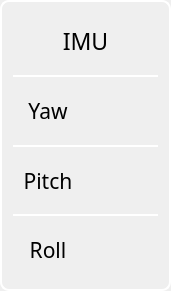
     <widget class="QGroupBox" name="IMU_Group">
      <property name="geometry">
       <rect>
        <x>340</x>
        <y>70</y>
        <width>171</width>
        <height>291</height>
       </rect>
      </property>
      <property name="styleSheet">
       <string notr="true">border: 2px solid white;
border-radius: 9px;</string>
      </property>
      <layout class="QVBoxLayout" name="verticalLayout_9">
       <item>
        <widget class="QLabel" name="label_18">
         <property name="maximumSize">
          <size>
           <width>16777215</width>
           <height>60</height>
          </size>
         </property>
         <property name="font">
          <font>
           <family>Sitka Text</family>
           <pointsize>17</pointsize>
           <weight>9</weight>
           <italic>false</italic>
           <bold>false</bold>
          </font>
         </property>
         <property name="layoutDirection">
          <enum>Qt::LeftToRight</enum>
         </property>
         <property name="styleSheet">
          <string notr="true">font: 75 17pt &quot;Sitka Text&quot;;



border-top: 0px solid white;
border-left: 0px solid white;
border-right: 0px solid white;
border-bottom: 0px solid white;


</string>
         </property>
         <property name="text">
          <string>IMU</string>
         </property>
         <property name="alignment">
          <set>Qt::AlignCenter</set>
         </property>
        </widget>
       </item>
       <item>
        <widget class="QLabel" name="label_19">
         <property name="maximumSize">
          <size>
           <width>16777215</width>
           <height>2</height>
          </size>
         </property>
         <property name="text">
          <string/>
         </property>
        </widget>
       </item>
       <item>
        <layout class="QGridLayout" name="Yaw">
         <item row="0" column="0">
          <widget class="QLabel" name="YawLabel">
           <property name="font">
            <font>
             <family>Sitka Text</family>
             <pointsize>16</pointsize>
             <weight>9</weight>
             <italic>false</italic>
             <bold>false</bold>
            </font>
           </property>
           <property name="styleSheet">
            <string notr="true">border-top: 0px solid white;
border-left: 0px solid white;
border-right: 0px solid white;
border-bottom: 0px solid white;
margin: 3px;

</string>
           </property>
           <property name="text">
            <string>Yaw</string>
           </property>
           <property name="alignment">
            <set>Qt::AlignCenter</set>
           </property>
          </widget>
         </item>
         <item row="0" column="1">
          <widget class="QLabel" name="YawOrientation">
           <property name="font">
            <font>
             <family>Sitka Text</family>
             <pointsize>16</pointsize>
             <weight>9</weight>
             <italic>false</italic>
             <bold>false</bold>
            </font>
           </property>
           <property name="styleSheet">
            <string notr="true">border-top: 0px solid white;
border-left: 0px solid white;
border-right: 0px solid white;
border-bottom: 0px solid white;
margin: 3px;

</string>
           </property>
           <property name="text">
            <string/>
           </property>
           <property name="alignment">
            <set>Qt::AlignCenter</set>
           </property>
          </widget>
         </item>
        </layout>
       </item>
       <item>
        <widget class="QLabel" name="label_20">
         <property name="maximumSize">
          <size>
           <width>16777215</width>
           <height>2</height>
          </size>
         </property>
         <property name="text">
          <string/>
         </property>
        </widget>
       </item>
       <item>
        <layout class="QGridLayout" name="Pitch">
         <item row="0" column="1">
          <widget class="QLabel" name="PitchOrientation">
           <property name="font">
            <font>
             <family>Sitka Text</family>
             <pointsize>16</pointsize>
             <weight>9</weight>
             <italic>false</italic>
             <bold>false</bold>
            </font>
           </property>
           <property name="styleSheet">
            <string notr="true">border-top: 0px solid white;
border-left: 0px solid white;
border-right: 0px solid white;
border-bottom: 0px solid white;
margin: 3px;

</string>
           </property>
           <property name="text">
            <string/>
           </property>
           <property name="alignment">
            <set>Qt::AlignCenter</set>
           </property>
          </widget>
         </item>
         <item row="0" column="0">
          <widget class="QLabel" name="PitchLabel">
           <property name="font">
            <font>
             <family>Sitka Text</family>
             <pointsize>16</pointsize>
             <weight>9</weight>
             <italic>false</italic>
             <bold>false</bold>
            </font>
           </property>
           <property name="styleSheet">
            <string notr="true">border-top: 0px solid white;
border-left: 0px solid white;
border-right: 0px solid white;
border-bottom: 0px solid white;
margin: 3px;

</string>
           </property>
           <property name="text">
            <string>Pitch</string>
           </property>
           <property name="alignment">
            <set>Qt::AlignCenter</set>
           </property>
          </widget>
         </item>
        </layout>
       </item>
       <item>
        <widget class="QLabel" name="label_21">
         <property name="maximumSize">
          <size>
           <width>16777215</width>
           <height>2</height>
          </size>
         </property>
         <property name="text">
          <string/>
         </property>
        </widget>
       </item>
       <item>
        <layout class="QGridLayout" name="Roll">
         <item row="0" column="1">
          <widget class="QLabel" name="RollOrientation">
           <property name="font">
            <font>
             <family>Sitka Text</family>
             <pointsize>16</pointsize>
             <weight>9</weight>
             <italic>false</italic>
             <bold>false</bold>
            </font>
           </property>
           <property name="styleSheet">
            <string notr="true">border-top: 0px solid white;
border-left: 0px solid white;
border-right: 0px solid white;
border-bottom: 0px solid white;
margin: 3px;

</string>
           </property>
           <property name="text">
            <string/>
           </property>
           <property name="alignment">
            <set>Qt::AlignCenter</set>
           </property>
          </widget>
         </item>
         <item row="0" column="0">
          <widget class="QLabel" name="RollLabel">
           <property name="font">
            <font>
             <family>Sitka Text</family>
             <pointsize>16</pointsize>
             <weight>9</weight>
             <italic>false</italic>
             <bold>false</bold>
            </font>
           </property>
           <property name="styleSheet">
            <string notr="true">border-top: 0px solid white;
border-left: 0px solid white;
border-right: 0px solid white;
border-bottom: 0px solid white;
margin: 3px;

</string>
           </property>
           <property name="text">
            <string>Roll</string>
           </property>
           <property name="alignment">
            <set>Qt::AlignCenter</set>
           </property>
          </widget>
         </item>
        </layout>
       </item>
      </layout>
     </widget>
